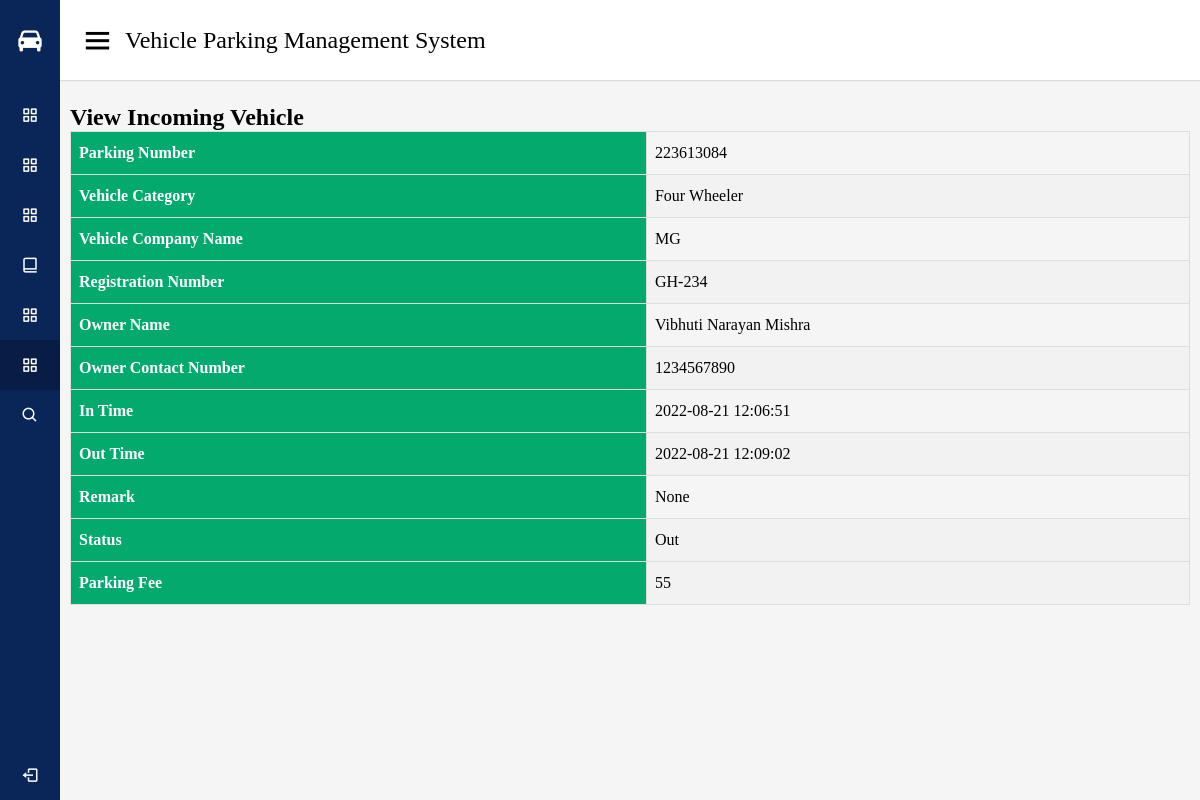
/admin/dashboard/vmanageout.php?viewid=1, run on the app's committed database.
### tables this page shows
CREATE TABLE `tblvehicle` (
  `ID` int(10) NOT NULL,
  `ParkingNumber` varchar(120) DEFAULT NULL,
  `VehicleCategory` varchar(120) NOT NULL,
  `VehicleCompanyname` varchar(120) DEFAULT NULL,
  `RegistrationNumber` varchar(120) DEFAULT NULL,
  `OwnerName` varchar(120) DEFAULT NULL,
  `OwnerContactNumber` bigint(10) DEFAULT NULL,
  `InTime` timestamp NULL DEFAULT current_timestamp(),
  `OutTime` timestamp NULL DEFAULT NULL ON UPDATE current_timestamp(),
  `ParkingCharge` varchar(120) NOT NULL,
  `Remark` mediumtext NOT NULL,
  `Status` varchar(5) NOT NULL
);

### admin/dashboard/vmanageout.php (the view, shortened to what this page needs)
<?php
include('dbconnection.php');
?>
<!DOCTYPE html>
<html lang="en" dir="ltr">
  <head>
    <link rel="stylesheet" href="style1.css">
    <link href='https://unpkg.com/boxicons@2.1.2/css/boxicons.min.css' rel='stylesheet'>
   </head>
<body>
  <div class="sidebar">
    <div class="logo-details">
      <i class='bx bxs-car'></i>
      <span class="logo_name">VPMS</span>
    </div>
      <ul class="nav-links">
      <li>
          <a href="dashboard.php">
            <i class='bx bx-grid-alt' ></i>
            <span class="links_name">Dashboard</span>
          </a>
        </li>
	  <li>
          <a href="signup.php ">
            <i class='bx bx-grid-alt' ></i>
            <span class="links_name">Add Category</span>
          </a>
        </li>
        <li>
          <a href="add-vehicle.php ">
            <i class='bx bx-grid-alt' ></i>
            <span class="links_name">Add Vehicle</span>
          </a>
        </li>
        <li>
          <a href="manage-category.php">
            <i class='bx bx-book-alt' ></i>
            <span class="links_name">Manage Category</span>
          </a>
        </li>
        <li>
          <a href="managein-vehicle.php">
            <i class='bx bx-grid-alt' ></i>
            <span class="links_name">Manage In Vehicle</span>
          </a>
        </li>
        <li>
          <a href="manageout-vehicle.php" class="active">
            <i class='bx bx-grid-alt' ></i>
            <span class="links_name">Manage Out Vehicle</span>
          </a>
        </li>
        <li>
          <a href="search-vehicle.php">
            <i class='bx bx-search' ></i>
            <span class="links_name">Search</span>
          </a>
        </li>
        <li class="log_out">
          <a href="../login.php">
            <i class='bx bx-log-out bx-fade-left-hover'></i>
            <span class="links_name">Log out</span>
          </a>
        </li>
      </ul>
  </div>
  <section class="home-section">
    <nav>
      <div class="sidebar-button">
        <i class='bx bx-menu sidebarBtn'></i>
        <span class="dashboard">Vehicle Parking Management System</span>
      </div>
    </nav>
    <div class="home-content">
<h2>View Incoming Vehicle</h2>
             <?php
 $cid=$_GET['viewid'];
$ret=mysqli_query($con,"select * from tblvehicle where ID='$cid'");
while ($row=mysqli_fetch_array($ret)) {
?>
<table id="customers">
 <tr>
                                <th>Parking Number</th>
                                   <td><?php  echo $row['ParkingNumber'];?></td>
                                   </tr>
<tr>
                                <th>Vehicle Category</th>
                                   <td><?php  echo $row['VehicleCategory'];?></td>
                                   </tr>
                                   <tr>
                                <th>Vehicle Company Name</th>
                                   <td><?php  echo $packprice= $row['VehicleCompanyname'];?></td>
                                   </tr>
                                <tr>
                                <th>Registration Number</th>
                                   <td><?php  echo $row['RegistrationNumber'];?></td>
                                   </tr>
                                   <tr>
                                    <th>Owner Name</th>
                                      <td><?php  echo $row['OwnerName'];?></td>
                                  </tr>
                                      <tr>
                                       <th>Owner Contact Number</th>
                                        <td><?php  echo $row['OwnerContactNumber'];?></td>
                                    </tr>
                                    <tr>
                               <th>In Time</th>
                                <td><?php  echo $row['InTime'];?></td>
                            </tr>
                                 <tr>
                               <th>Out Time</th>
                                <td><?php  echo $row['OutTime'];?></td>
                            </tr
                                                     <tr>
    <th>Remark</th>
    <td><?php echo $row['Remark']; ?></td>
   <tr>
    <th>Status</th>
    <td><?php echo $row['Status']; ?></td>
  </tr>
<tr>
   <tr>
    <th>Parking Fee</th>
   <td><?php echo $row['ParkingCharge']; ?></td>
  </tr>
</table>
  <?php } ?>
 </div>
  </section>
</body>
</html>

### admin/dashboard/style1.css (style rules this page uses)
* { margin: 0; padding: 0; box-sizing: border-box; font-family: 'Poppins', sans-serif; }
.sidebar { position: fixed; height: 100%; width: 240px; background: #0A2558; transition: all 0.5s ease; }
.sidebar .logo-details { height: 80px; display: flex; align-items: center; }
.sidebar .logo-details i { font-size: 28px; font-weight: 500; color: #fff; min-width: 60px; text-align: center }
.sidebar .logo-details .logo_name { color: #fff; font-size: 24px; font-weight: 500; }
.sidebar .nav-links { margin-top: 10px; }
.sidebar .nav-links li { position: relative; list-style: none; height: 50px; }
.sidebar .nav-links li a { height: 100%; width: 100%; display: flex; align-items: center; text-decoration: none; transition: all 0.4s ease; }
.sidebar .nav-links li a.active { background: #081D45; }
.sidebar .nav-links li i { min-width: 60px; text-align: center; font-size: 18px; color: #fff; }
.sidebar .nav-links li a .links_name { color: #fff; font-size: 15px; font-weight: 400; white-space: nowrap; }
.sidebar .nav-links .log_out { position: absolute; bottom: 0; width: 100%; }
.home-section { position: relative; background: #f5f5f5; min-height: 100vh; width: calc(100% - 240px); left: 240px; transition: all 0.5s ease; }
.home-section nav { display: flex; justify-content: space-between; height: 80px; background: #fff; display: flex; align-items: center; position: fixed; width: calc(100% - 240px); left: 240px; z-index: 100; padding: 0 20px; box-shadow: 0 1px 1px rgba(0, 0, 0, 0.1); transition: all 0.5s ease; }
.home-section nav .sidebar-button { display: flex; align-items: center; font-size: 24px; font-weight: 500; }
nav .sidebar-button i { font-size: 35px; margin-right: 10px; }
.home-section .home-content { position: relative; padding-top: 104px; padding-left: 10px; padding-right: 10px }
@media (max-width: 1240px) { .sidebar { width: 60px; } }
@media (max-width: 1240px) { .home-section { width: calc(100% - 60px); left: 60px; } }
@media (max-width: 1240px) { .home-section nav { width: calc(100% - 60px); left: 60px; } }

### admin/dashboard/vmanageout.php (style rules this page uses)
html * { font-family: Comic Sans MS, Comic Sans; }
#customers { font-family: Arial, Helvetica, sans-serif; border-collapse: collapse; width: 100%; }
#customers td, #customers th { border: 1px solid #ddd; padding: 8px; }
#customers tr:nth-child(even) { background-color: #f2f2f2; }
#customers th { padding-top: 12px; padding-bottom: 12px; text-align: left; background-color: #04AA6D; color: white; }

### data on the page
tblvehicle: ParkingNumber "223613084", VehicleCategory "Four Wheeler", VehicleCompanyname "MG", RegistrationNumber "GH-234", OwnerName "Vibhuti Narayan Mishra", OwnerContactNumber "1234567890", InTime "2022-08-21 12:06:51", OutTime "2022-08-21 12:09:02", Remark "None", Status "Out", ParkingCharge "55"
